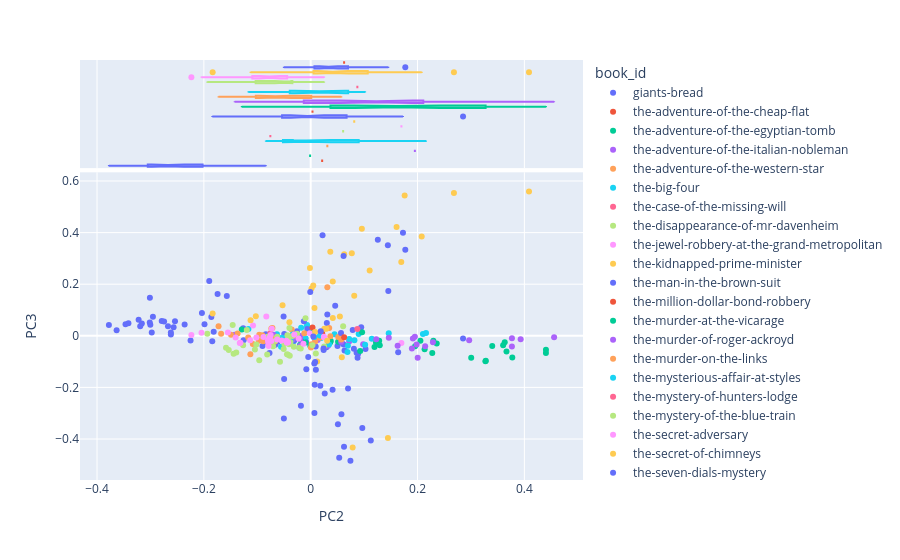

Notebook source saved alongside this figure:
### Code cell
# MAY NOT NEED ALL OF THESE

# create a scatterplot of documents in the space created by the second 2 components
# coloring the points by book_id

px.scatter(
    data_frame = DCM.join(DOC).reset_index(),
    x = 'PC2', # third PC
    y = 'PC3', # fourth PC
    color = 'book_id', # color by book_id
    hover_name = 'label', # use concat string for hover info
    hover_data=['sleuth', 'pub_year_original', 'work_type', 'primary_genre'], # add more hover data
    marginal_x = 'box' # add boxplot to x axis
)
